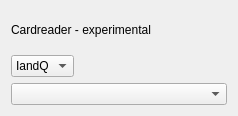
<?xml version="1.0" encoding="UTF-8"?>
<ui version="4.0">
 <class>cardreaderWidget</class>
 <widget class="QWidget" name="cardreaderWidget">
  <property name="geometry">
   <rect>
    <x>0</x>
    <y>0</y>
    <width>238</width>
    <height>116</height>
   </rect>
  </property>
  <property name="windowTitle">
   <string>Form</string>
  </property>
  <layout class="QVBoxLayout" name="verticalLayout">
   <item>
    <widget class="QLabel" name="deviceName">
     <property name="text">
      <string>Cardreader - experimental</string>
     </property>
    </widget>
   </item>
   <item>
    <layout class="QHBoxLayout" name="horizontalLayout">
     <item>
      <widget class="QComboBox" name="IandQSelector">
       <item>
        <property name="text">
         <string>IandQ</string>
        </property>
       </item>
       <item>
        <property name="text">
         <string>QandI</string>
        </property>
       </item>
      </widget>
     </item>
     <item>
      <spacer name="horizontalSpacer">
       <property name="orientation">
        <enum>Qt::Orientation::Horizontal</enum>
       </property>
       <property name="sizeHint" stdset="0">
        <size>
         <width>40</width>
         <height>20</height>
        </size>
       </property>
      </spacer>
     </item>
    </layout>
   </item>
   <item>
    <widget class="QComboBox" name="channelList"/>
   </item>
  </layout>
 </widget>
 <resources/>
 <connections/>
</ui>
